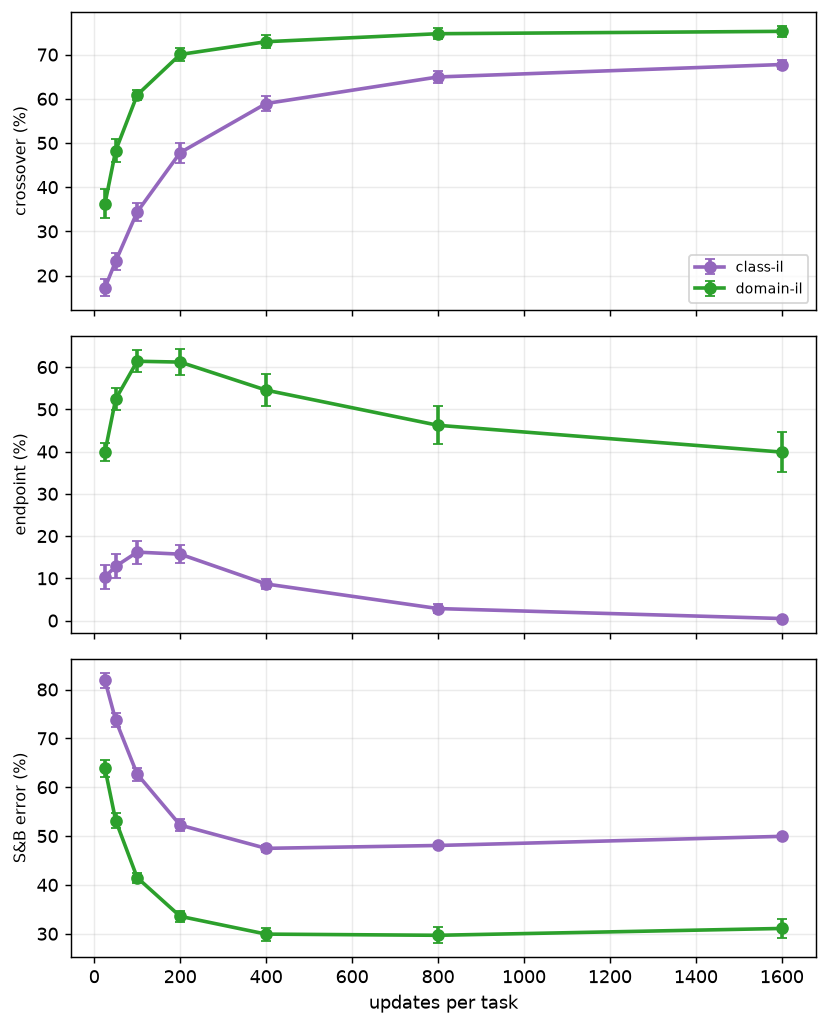

Python code for this plot:
"""How much do the standard metrics move when you change the training budget alone, and does
crossover height stay stable while they do?

Fresh run, report series 2, topic 110 (numbering convention: each new question claims the next
decade -- see `claude_code_management/now.md` -- so 111 can sit alongside this one and a later
112 would not force a renumber). Backprop only, both scenarios, 10 seeds. Sweeps the per-task
update budget with early stopping OFF: task 1 always trains BUDGET updates, then task 2 always
trains BUDGET updates -- the fixed protocol from old 72/100, but BUDGET itself is now the swept
variable instead of held at 840.

One report figure: 3 vertical panels (endpoint = final task-1 accuracy, Song & Bogacz mean error,
crossover height), both scenarios overlaid, error bars = SEM over 10 seeds. Crossover is expected
to be undefined at small budgets -- task 2 has not run long enough to cross task 1's curve yet --
and that is left as a gap in the line, not filled in.

A second set of figures (task 1 orange / task 2 blue, one panel per budget, per scenario) is
saved purely to sanity-check the runs. NOT for the report.
"""
import sys
import time
from pathlib import Path

ROOT = Path(__file__).resolve().parents[1]
sys.path.insert(0, str(ROOT))

import numpy as np
import matplotlib.pyplot as plt

from src.protocol import PROTOCOL, load, run, replace, figure_path as _figure_path, \
    array_path as _array_path
from src.metrics import metric_grid

SMOKE = "--smoke" in sys.argv
REPLOT = "--replot" in sys.argv


def _tag(f, suffix):
    own = Path(f).resolve() == Path(__file__).resolve()
    return (suffix + "_SMOKE").lstrip("_") if (SMOKE and own) else suffix


def figure_path(f, suffix=""):
    return _figure_path(f, _tag(f, suffix))


def array_path(f, suffix=""):
    return _array_path(f, _tag(f, suffix))


# ---------------------------------------------------------------- settings
BUDGETS = [25, 50, 100, 200, 400, 800, 1600]     # updates per task
SEEDS = 10
EVAL_EVERY = 10
SCENARIOS = ["class_il", "domain_il"]
COLORS = {"class_il": "tab:purple", "domain_il": "tab:green"}
EXP100 = Path(__file__).parent / "100_capacity_vs_width.py"

if SMOKE:
    BUDGETS, SEEDS, EVAL_EVERY = [20, 40], 2, 5
    print("--smoke: tiny budget, results are NOT meaningful\n")

if Path(_array_path(EXP100)).exists():
    H = int(np.load(_array_path(EXP100))["chosen"])
    print(f"H = {H}, read from exp100")
else:
    H = 32
    print("exp100's array not found -- falling back to H = 32")

METRICS = ["crossover", "final_t1", "sb_mean_err"]
LABELS = {"crossover": "crossover (%)", "final_t1": "endpoint (%)", "sb_mean_err": "S&B error (%)"}

if REPLOT and Path(array_path(__file__)).exists():
    z = np.load(array_path(__file__), allow_pickle=True)
    res = {k: {s: z[f"{k}_{s}"] for s in SCENARIOS} for k in METRICS}
    diag = {s: {b: (z[f"steps_{s}_{b}"], z[f"curve_{s}_{b}"]) for b in BUDGETS} for s in SCENARIOS}
    print(f"--replot: redrawing from {array_path(__file__)}, no training\n")
else:
    base = replace(PROTOCOL, hidden=H, stop_threshold=None, eval_every=EVAL_EVERY, seeds=SEEDS,
                   lr={"backprop": 0.01})   # BUG FIX: was missing, silently used the default 0.05
    data = load(replace(base, scenario="class_il"))
    res = {k: {s: np.full((len(BUDGETS), SEEDS), np.nan) for s in SCENARIOS} for k in METRICS}
    diag = {s: {} for s in SCENARIOS}
    t0 = time.perf_counter()

    for scen in SCENARIOS:
        proto = replace(base, scenario=scen)
        for bi, budget in enumerate(BUDGETS):
            p = replace(proto, max_iters_per_task=budget)
            curves, steps, switch = [], None, None
            for seed in range(SEEDS):
                out = run(p, "backprop", seed, data=data)
                curves.append(out["curves"]["argmax"])
                steps, switch = out["steps"], out["switches"][0]
            A = np.stack(curves, axis=0)   # [seeds, evals, 2] -- fixed budget, same length every seed
            g = metric_grid(steps, A, switch)
            sb = (g["mean_err_t1"] + g["mean_err_t2"]) / 2
            res["crossover"][scen][bi] = g["crossover"]
            res["final_t1"][scen][bi] = g["final_t1"]
            res["sb_mean_err"][scen][bi] = sb
            diag[scen][budget] = (steps, A)   # full per-seed array, for the spaghetti diagnostic
            print(f"  {scen:10s} budget={budget:5d}  "
                  f"crossover {np.nanmean(g['crossover']):5.1f}  "
                  f"final_t1 {np.nanmean(g['final_t1']):5.1f}  "
                  f"sb_err {np.nanmean(sb):5.1f}  "
                  f"peak_t1 {np.nanmean(g['peak_t1']):5.1f}   [{time.perf_counter()-t0:5.0f}s]")

# ---------------------------------------------------------------- report figure: 3 panels, both scenarios overlaid
fig, axes = plt.subplots(3, 1, figsize=(6.5, 8.0), sharex=True)
for ax, k in zip(axes, METRICS):
    for s in SCENARIOS:
        v = res[k][s]
        mean = np.nanmean(v, axis=1)
        n = np.sum(np.isfinite(v), axis=1)
        semv = np.where(n > 1, np.nanstd(v, axis=1, ddof=1) / np.sqrt(np.maximum(n, 1)), np.nan)
        ok = np.isfinite(mean)
        ax.errorbar(np.asarray(BUDGETS)[ok], mean[ok], yerr=semv[ok], marker="o", capsize=3,
                    lw=2, color=COLORS[s], label=s.replace("_", "-"))
    ax.set_ylabel(LABELS[k], fontsize=9)
    ax.grid(alpha=0.25)
axes[0].legend(fontsize=8, loc="best")
axes[-1].set_xlabel("updates per task")
fig.tight_layout()
fig.savefig(figure_path(__file__), dpi=130, bbox_inches="tight")
print(f"\nsaved {figure_path(__file__)}")

# ------------------------------------------- same data, bar-chart alternative (BUDGETS spans 64x,
# so bars sit at equally-spaced positions with budget as the tick label, not at literal x-values)
xpos = np.arange(len(BUDGETS))
width = 0.38
fig, axes = plt.subplots(3, 1, figsize=(6.5, 8.0), sharex=True)
for ax, k in zip(axes, METRICS):
    for i, s in enumerate(SCENARIOS):
        v = res[k][s]
        mean = np.nanmean(v, axis=1)
        n = np.sum(np.isfinite(v), axis=1)
        semv = np.where(n > 1, np.nanstd(v, axis=1, ddof=1) / np.sqrt(np.maximum(n, 1)), np.nan)
        offset = (i - 0.5) * width
        ax.bar(xpos + offset, mean, width=width, yerr=semv, capsize=3,
               color=COLORS[s], label=s.replace("_", "-"))
    ax.set_xticks(xpos)
    ax.set_ylabel(LABELS[k], fontsize=9)
    ax.grid(alpha=0.25, axis="y")
axes[0].legend(fontsize=8, loc="best")
axes[-1].set_xticklabels(BUDGETS)
axes[-1].set_xlabel("updates per task")
fig.tight_layout()
fig.savefig(figure_path(__file__, "bar"), dpi=130, bbox_inches="tight")
print(f"saved {figure_path(__file__, 'bar')}")

# ------------------------------------------------- diagnostic (NOT for the report): task1/task2 vs time, per scenario
for s in SCENARIOS:
    fig2, axes2 = plt.subplots(len(BUDGETS), 1, figsize=(6, 2.2 * len(BUDGETS)), sharex=False)
    for ax, budget in zip(axes2, BUDGETS):
        steps, A = diag[s][budget]                 # A: [seeds, evals, 2]
        for r in range(A.shape[0]):
            ax.plot(steps, A[r, :, 0] * 100, color="tab:orange", lw=0.6, alpha=0.25)
            ax.plot(steps, A[r, :, 1] * 100, color="tab:blue", lw=0.6, alpha=0.25)
        ax.plot(steps, A[:, :, 0].mean(0) * 100, color="tab:orange", lw=2.0, label="task 1")
        ax.plot(steps, A[:, :, 1].mean(0) * 100, color="tab:blue", lw=2.0, label="task 2")
        ax.axvline(budget, color="k", ls="--", lw=1)
        ax.set_ylim(0, 100)
        ax.set_ylabel(f"{budget}", fontsize=8)
        ax.grid(alpha=0.2)
    axes2[0].legend(fontsize=7, loc="lower left")
    axes2[-1].set_xlabel("training step")
    fig2.tight_layout()
    fig2.savefig(figure_path(__file__, f"diagnostic_{s}"), dpi=110, bbox_inches="tight")
    print(f"saved {figure_path(__file__, f'diagnostic_{s}')}  (analysis only, not for the report)")

# ---------------------------------------------------------------- save
np.savez(array_path(__file__), budgets=np.asarray(BUDGETS), H=H,
         **{f"{k}_{s}": res[k][s] for k in METRICS for s in SCENARIOS},
         **{f"steps_{s}_{b}": diag[s][b][0] for s in SCENARIOS for b in BUDGETS},
         **{f"curve_{s}_{b}": diag[s][b][1] for s in SCENARIOS for b in BUDGETS})
print(f"saved {array_path(__file__)}")
